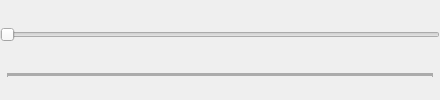
       <widget class="QFrame" name="logControls">
        <layout class="QVBoxLayout" name="verticalLayout_4">
         <property name="spacing">
          <number>0</number>
         </property>
         <property name="leftMargin">
          <number>0</number>
         </property>
         <property name="topMargin">
          <number>0</number>
         </property>
         <property name="rightMargin">
          <number>0</number>
         </property>
         <property name="bottomMargin">
          <number>0</number>
         </property>
         <item>
          <widget class="QSlider" name="logHistoryLocation">
           <property name="sizePolicy">
            <sizepolicy hsizetype="Expanding" vsizetype="Minimum">
             <horstretch>0</horstretch>
             <verstretch>0</verstretch>
            </sizepolicy>
           </property>
           <property name="toolTip">
            <string>Location in log history</string>
           </property>
           <property name="minimum">
            <number>0</number>
           </property>
           <property name="maximum">
            <number>1000000</number>
           </property>
           <property name="singleStep">
            <number>1</number>
           </property>
           <property name="pageStep">
            <number>100</number>
           </property>
           <property name="orientation">
            <enum>Qt::Horizontal</enum>
           </property>
           <property name="tickPosition">
            <enum>QSlider::TicksBelow</enum>
           </property>
          </widget>
         </item>
         <item>
          <layout class="QHBoxLayout" name="horizontalLayout_2">
           <property name="spacing">
            <number>0</number>
           </property>
           <item>
            <widget class="QPushButton" name="logPlaybackRewind">
             <property name="toolTip">
              <string>Play log backwards quickly</string>
             </property>
             <property name="icon">
              <iconset resource="main_icons.qrc">
               <normaloff>:/icons/rewind.svg</normaloff>:/icons/rewind.svg</iconset>
             </property>
             <property name="iconSize">
              <size>
               <width>20</width>
               <height>20</height>
              </size>
             </property>
             <property name="shortcut">
              <string>Shift+Left</string>
             </property>
             <property name="flat">
              <bool>true</bool>
             </property>
            </widget>
           </item>
           <item>
            <spacer name="horizontalSpacer_5">
             <property name="orientation">
              <enum>Qt::Horizontal</enum>
             </property>
             <property name="sizeHint" stdset="0">
              <size>
               <width>40</width>
               <height>20</height>
              </size>
             </property>
            </spacer>
           </item>
           <item>
            <widget class="QPushButton" name="logPlaybackPrevFrame">
             <property name="toolTip">
              <string>Play log backwards</string>
             </property>
             <property name="icon">
              <iconset resource="main_icons.qrc">
               <normaloff>:/icons/prev-frame.svg</normaloff>:/icons/prev-frame.svg</iconset>
             </property>
             <property name="iconSize">
              <size>
               <width>20</width>
               <height>20</height>
              </size>
             </property>
             <property name="shortcut">
              <string>Left</string>
             </property>
             <property name="flat">
              <bool>true</bool>
             </property>
            </widget>
           </item>
           <item>
            <spacer name="horizontalSpacer_6">
             <property name="orientation">
              <enum>Qt::Horizontal</enum>
             </property>
             <property name="sizeHint" stdset="0">
              <size>
               <width>40</width>
               <height>20</height>
              </size>
             </property>
            </spacer>
           </item>
           <item>
            <widget class="QPushButton" name="logPlaybackPause">
             <property name="toolTip">
              <string>Pause log playback</string>
             </property>
             <property name="autoFillBackground">
              <bool>false</bool>
             </property>
             <property name="styleSheet">
              <string notr="true">background-color: red</string>
             </property>
             <property name="icon">
              <iconset resource="main_icons.qrc">
               <normaloff>:/icons/pause.svg</normaloff>:/icons/pause.svg</iconset>
             </property>
             <property name="iconSize">
              <size>
               <width>20</width>
               <height>20</height>
              </size>
             </property>
             <property name="shortcut">
              <string>Space</string>
             </property>
             <property name="flat">
              <bool>true</bool>
             </property>
            </widget>
           </item>
           <item>
            <spacer name="horizontalSpacer_7">
             <property name="orientation">
              <enum>Qt::Horizontal</enum>
             </property>
             <property name="sizeHint" stdset="0">
              <size>
               <width>40</width>
               <height>20</height>
              </size>
             </property>
            </spacer>
           </item>
           <item>
            <widget class="QPushButton" name="logPlaybackNextFrame">
             <property name="toolTip">
              <string>Play log forwards</string>
             </property>
             <property name="text">
              <string/>
             </property>
             <property name="icon">
              <iconset resource="main_icons.qrc">
               <normaloff>:/icons/next-frame.svg</normaloff>:/icons/next-frame.svg</iconset>
             </property>
             <property name="iconSize">
              <size>
               <width>20</width>
               <height>20</height>
              </size>
             </property>
             <property name="shortcut">
              <string>Right</string>
             </property>
             <property name="flat">
              <bool>true</bool>
             </property>
            </widget>
           </item>
           <item>
            <spacer name="horizontalSpacer_8">
             <property name="orientation">
              <enum>Qt::Horizontal</enum>
             </property>
             <property name="sizeHint" stdset="0">
              <size>
               <width>40</width>
               <height>20</height>
              </size>
             </property>
            </spacer>
           </item>
           <item>
            <widget class="QPushButton" name="logPlaybackPlay">
             <property name="toolTip">
              <string>Play log forwards quickly</string>
             </property>
             <property name="icon">
              <iconset resource="main_icons.qrc">
               <normaloff>:/icons/play.svg</normaloff>:/icons/play.svg</iconset>
             </property>
             <property name="iconSize">
              <size>
               <width>20</width>
               <height>20</height>
              </size>
             </property>
             <property name="shortcut">
              <string>Shift+Right</string>
             </property>
             <property name="flat">
              <bool>true</bool>
             </property>
            </widget>
           </item>
           <item>
            <spacer name="horizontalSpacer_9">
             <property name="orientation">
              <enum>Qt::Horizontal</enum>
             </property>
             <property name="sizeHint" stdset="0">
              <size>
               <width>40</width>
               <height>20</height>
              </size>
             </property>
            </spacer>
           </item>
           <item>
            <widget class="QPushButton" name="logPlaybackLive">
             <property name="toolTip">
              <string>Show live feed</string>
             </property>
             <property name="icon">
              <iconset resource="main_icons.qrc">
               <normaloff>:/icons/live.svg</normaloff>:/icons/live.svg</iconset>
             </property>
             <property name="iconSize">
              <size>
               <width>20</width>
               <height>20</height>
              </size>
             </property>
             <property name="flat">
              <bool>true</bool>
             </property>
            </widget>
           </item>
          </layout>
         </item>
        </layout>
       </widget>
